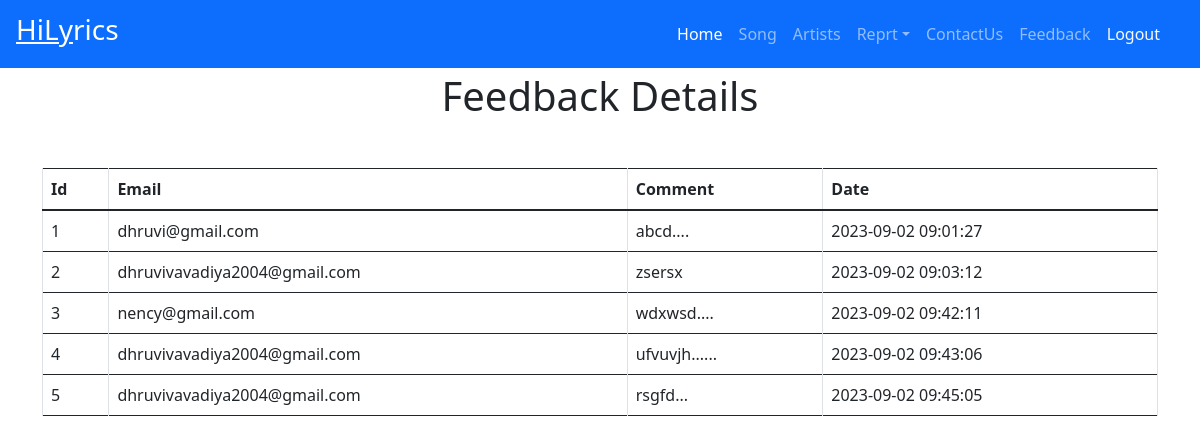
/admin/View_Feedback.php (signed in), run on the app's committed database.
### tables this page shows
CREATE TABLE `feedback` (
  `fid` int(11) NOT NULL,
  `email` varchar(30) NOT NULL,
  `comment` varchar(150) NOT NULL,
  `date` timestamp NULL DEFAULT current_timestamp() ON UPDATE current_timestamp()
);

### admin/View_Feedback.php (the view, shortened to what this page needs)
<?php
    include('../head_tag.php');
    include('../conn.php');
    include("nav.php");
    $q="select * from feedback";
    $result=mysqli_query($conn,$q) or die("Query Failed!!!");
    if(mysqli_num_rows($result)>0){
        echo "<div class='container'>
                    <h1 class='text-center mt-5'>Feedback Details</h1>
                    <table  class='table mt-5 table-bordered border border-dark'>";
           echo "<thead><tr>
                <th>Id</th>
                <th>Email</th>
                <th>Comment</th>
                <th>Date</th>
                </tr></thead> <tbody>";
            while($r=mysqli_fetch_array($result)){
                    echo "<tr>
                        <td>$r[0]</td>
                        <td>$r[1]</td>
                        <td>$r[2]</td>
                        <td>$r[3]</td>
                        </tr>";
            }
            echo " </tbody></table></div>";
    }
?>

### data on the page
feedback: fid "1", email "dhruvi@gmail.com", comment "abcd....", date "2023-09-02 09:01:27"
feedback: fid "2", email "dhruvivavadiya2004@gmail.com", comment "zsersx", date "2023-09-02 09:03:12"
feedback: fid "3", email "nency@gmail.com", comment "wdxwsd....", date "2023-09-02 09:42:11"
feedback: fid "4", email "dhruvivavadiya2004@gmail.com", comment "ufvuvjh......", date "2023-09-02 09:43:06"
feedback: fid "5", email "dhruvivavadiya2004@gmail.com", comment "rsgfd...", date "2023-09-02 09:45:05"
